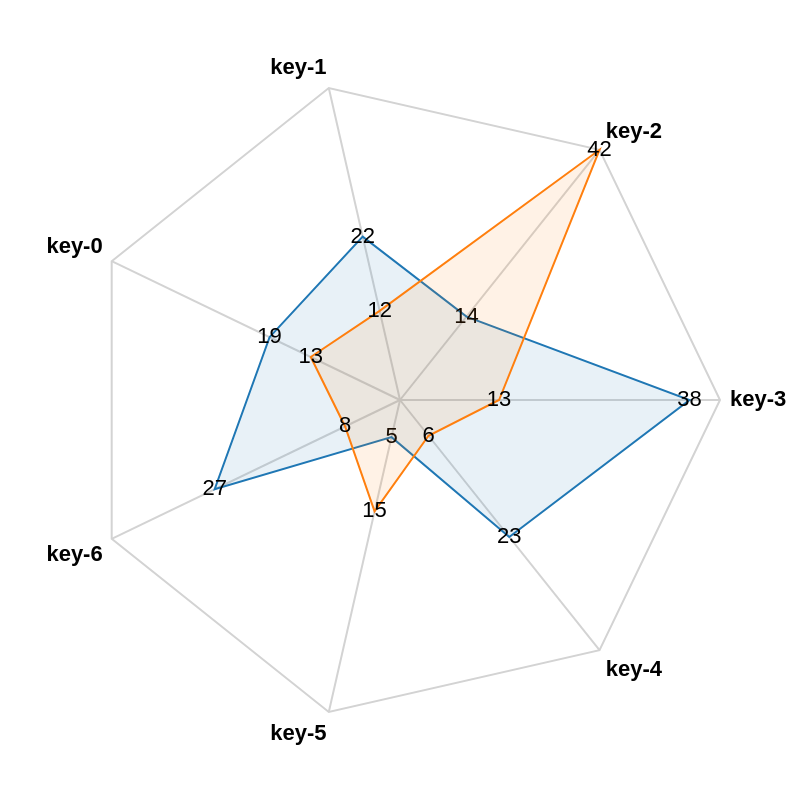

Express this chart as Vega-Lite.
### Vega specification from a JSON file in a GitHub repository (floating-point values rounded to 4 significant figures)
{"$schema": "https://vega.github.io/schema/vega/v6.json", "description": "A radar chart example, showing multiple dimensions in a radial layout.", "width": 400, "height": 400, "padding": 40, "autosize": {"type": "none", "contains": "padding"}, "signals": [{"name": "radius", "update": "width / 2"}], "data": [{"name": "table", "values": [{"key": "key-0", "value": 19, "category": 0}, {"key": "key-1", "value": 22, "category": 0}, {"key": "key-2", "value": 14, "category": 0}, {"key": "key-3", "value": 38, "category": 0}, {"key": "key-4", "value": 23, "category": 0}, {"key": "key-5", "value": 5, "category": 0}, {"key": "key-6", "value": 27, "category": 0}, {"key": "key-0", "value": 13, "category": 1}, {"key": "key-1", "value": 12, "category": 1}, {"key": "key-2", "value": 42, "category": 1}, {"key": "key-3", "value": 13, "category": 1}, {"key": "key-4", "value": 6, "category": 1}, {"key": "key-5", "value": 15, "category": 1}, {"key": "key-6", "value": 8, "category": 1}]}, {"name": "keys", "source": "table", "transform": [{"type": "aggregate", "groupby": ["key"]}]}], "scales": [{"name": "angular", "type": "point", "range": {"signal": "[-PI, PI]"}, "padding": 0.5, "domain": {"data": "table", "field": "key"}}, {"name": "radial", "type": "linear", "range": {"signal": "[0, radius]"}, "zero": true, "nice": false, "domain": {"data": "table", "field": "value"}, "domainMin": 0}, {"name": "color", "type": "ordinal", "domain": {"data": "table", "field": "category"}, "range": {"scheme": "category10"}}], "encode": {"enter": {"x": {"signal": "radius"}, "y": {"signal": "radius"}}}, "marks": [{"type": "group", "name": "categories", "zindex": 1, "from": {"facet": {"data": "table", "name": "facet", "groupby": ["category"]}}, "marks": [{"type": "line", "name": "category-line", "from": {"data": "facet"}, "encode": {"enter": {"interpolate": {"value": "linear-closed"}, "x": {"signal": "scale('radial', datum.value) * cos(scale('angular', datum.key))"}, "y": {"signal": "scale('radial', datum.value) * sin(scale('angular', datum.key))"}, "stroke": {"scale": "color", "field": "category"}, "strokeWidth": {"value": 1}, "fill": {"scale": "color", "field": "category"}, "fillOpacity": {"value": 0.1}}}}, {"type": "text", "name": "value-text", "from": {"data": "category-line"}, "encode": {"enter": {"x": {"signal": "datum.x"}, "y": {"signal": "datum.y"}, "text": {"signal": "datum.datum.value"}, "align": {"value": "center"}, "baseline": {"value": "middle"}, "fill": {"value": "black"}}}}]}, {"type": "rule", "name": "radial-grid", "from": {"data": "keys"}, "zindex": 0, "encode": {"enter": {"x": {"value": 0}, "y": {"value": 0}, "x2": {"signal": "radius * cos(scale('angular', datum.key))"}, "y2": {"signal": "radius * sin(scale('angular', datum.key))"}, "stroke": {"value": "lightgray"}, "strokeWidth": {"value": 1}}}}, {"type": "text", "name": "key-label", "from": {"data": "keys"}, "zindex": 1, "encode": {"enter": {"x": {"signal": "(radius + 5) * cos(scale('angular', datum.key))"}, "y": {"signal": "(radius + 5) * sin(scale('angular', datum.key))"}, "text": {"field": "key"}, "align": [{"test": "abs(scale('angular', datum.key)) > PI / 2", "value": "right"}, {"value": "left"}], "baseline": [{"test": "scale('angular', datum.key) > 0", "value": "top"}, {"test": "scale('angular', datum.key) == 0", "value": "middle"}, {"value": "bottom"}], "fill": {"value": "black"}, "fontWeight": {"value": "bold"}}}}, {"type": "line", "name": "outer-line", "from": {"data": "radial-grid"}, "encode": {"enter": {"interpolate": {"value": "linear-closed"}, "x": {"field": "x2"}, "y": {"field": "y2"}, "stroke": {"value": "lightgray"}, "strokeWidth": {"value": 1}}}}]}
